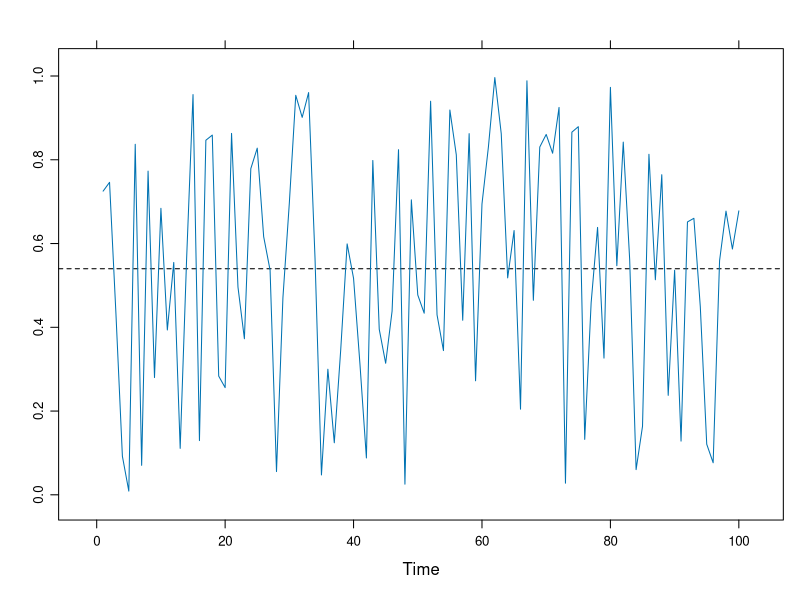

Generate this figure with R:
## ---- chunk 1
library(lattice)
tstest <- ts(runif(100))

lattice::xyplot(tstest,
                panel = function(x, y, ...) {
                  panel.abline(h = mean(y), lty = 2)
                  panel.xyplot(x, y, ...)
                })
